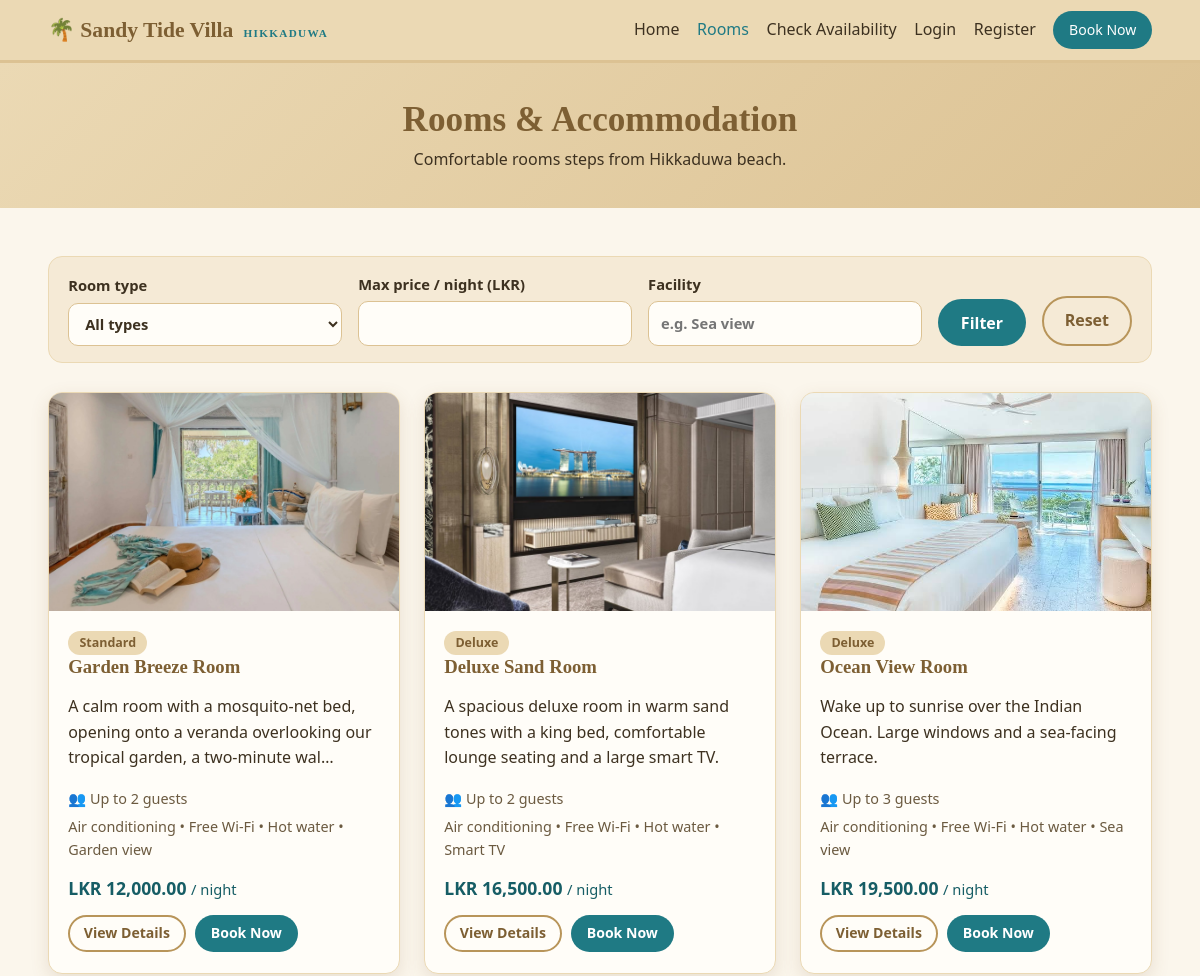
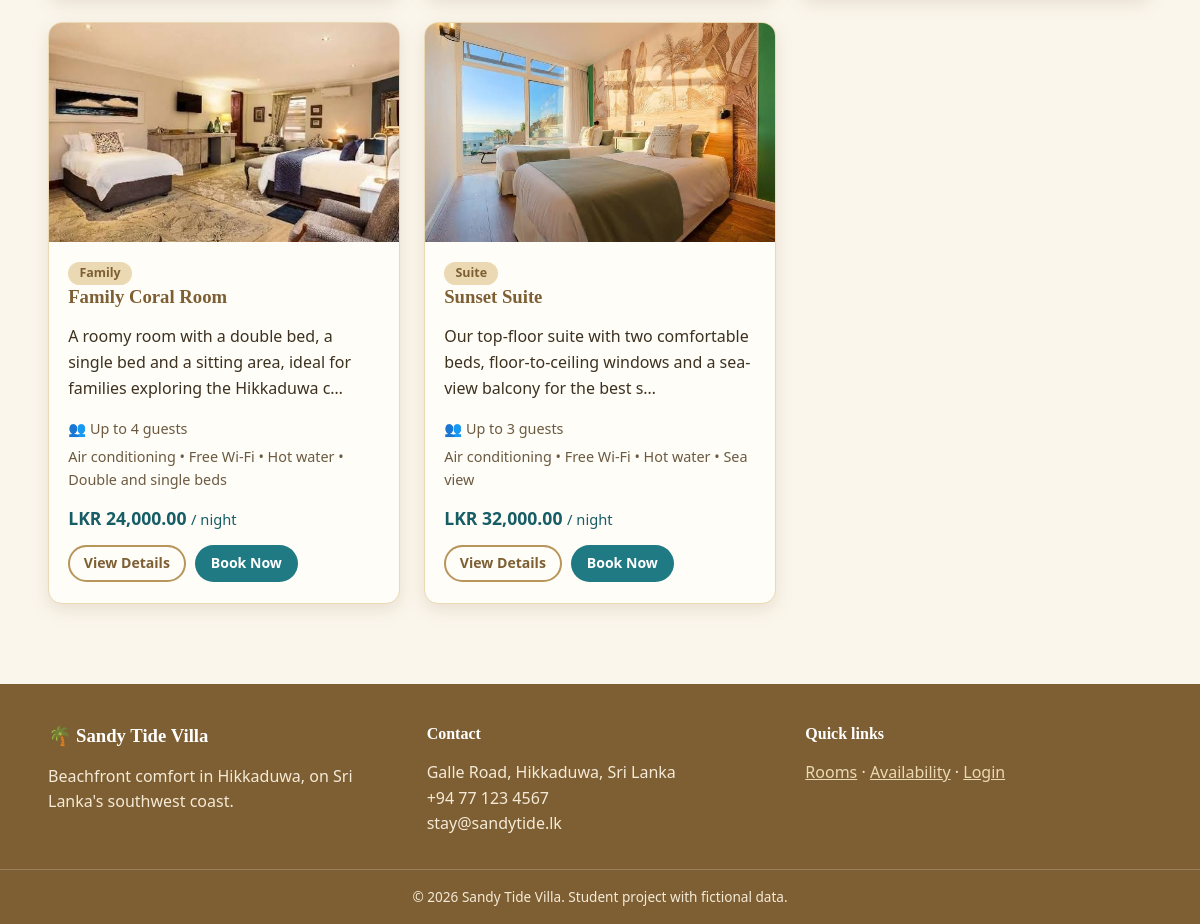
The page /rooms.php on the database its author committed (2 pictures, top to bottom).
### tables this page shows
CREATE TABLE rooms (
  room_id INT AUTO_INCREMENT PRIMARY KEY,
  room_name VARCHAR(100) NOT NULL,
  room_type VARCHAR(50) NOT NULL,
  description TEXT NOT NULL,
  facilities VARCHAR(255) NOT NULL,          
  price_per_night DECIMAL(10,2) NOT NULL CHECK (price_per_night > 0),
  max_guests TINYINT UNSIGNED NOT NULL CHECK (max_guests > 0),
  image VARCHAR(100) NOT NULL DEFAULT 'room-garden-breeze.jpg',
  room_status ENUM('active','inactive') NOT NULL DEFAULT 'active'
);

### includes/functions.php (called while the page is built, shortened)
<?php
require_once __DIR__ . '/../config/db.php';
function base_url(): string {
    static $base = null;
    if ($base === null) {
        $root = str_replace('\\', '/', realpath(__DIR__ . '/..'));
        $doc  = str_replace('\\', '/', realpath($_SERVER['DOCUMENT_ROOT']));
        $base = rtrim(str_ireplace($doc, '', $root), '/');
    }
    return $base;
}
function url(string $path = ''): string { return base_url() . '/' . ltrim($path, '/'); }
function e($v): string { return htmlspecialchars((string)$v, ENT_QUOTES, 'UTF-8'); }
function money($v): string { return CURRENCY . ' ' . number_format((float)$v, 2); }
function current_user(): ?array { return $_SESSION['user'] ?? null; }
function room_image(string $file): string {
    $dir = __DIR__ . '/../assets/images/';
    return url('assets/images/' . $file);
}

### config/db.php (called while the page is built, shortened)
<?php
function db(): PDO {
    static $pdo = null;
    if ($pdo === null) {
        try {
            $pdo = new PDO(
                'mysql:host=' . DB_HOST . ';dbname=' . DB_NAME . ';charset=utf8mb4',
                DB_USER, DB_PASS,
                [
                    PDO::ATTR_ERRMODE            => PDO::ERRMODE_EXCEPTION,
                    PDO::ATTR_DEFAULT_FETCH_MODE => PDO::FETCH_ASSOC,
                    PDO::ATTR_EMULATE_PREPARES   => false,
                ]
            );
        } catch (PDOException $e) {
            http_response_code(500);
            exit('Database connection failed. Check config/db.php and make sure MySQL is running and db_structure.sql is imported.');
        }
    }
    return $pdo;
}

### includes/room_card.php (the view)
<?php
$bookQuery = http_build_query(array_filter(['room_id' => $r['room_id'], 'check_in' => $in ?? null, 'check_out' => $out ?? null, 'guests' => $guests ?? null]));
?>
<article class="card room-card">
  <img src="<?= e(room_image($r['image'])) ?>" alt="<?= e($r['room_name']) ?>">
  <div class="card-body">
    <span class="tag"><?= e($r['room_type']) ?></span>
    <h3><?= e($r['room_name']) ?></h3>
    <p><?= e(mb_strimwidth($r['description'], 0, 110, '…')) ?></p>
    <p class="meta">👥 Up to <?= (int)$r['max_guests'] ?> guests</p>
    <p class="facilities"><?= e(implode(' • ', array_slice(explode(',', $r['facilities']), 0, 4))) ?></p>
    <div class="price-row">
      <div><strong><?= money($r['price_per_night']) ?></strong> <small>/ night</small>
      <?php if (isset($total)): ?><br><small>Total for stay: <strong><?= money($total) ?></strong></small><?php endif; ?></div>
    </div>
    <div class="actions">
      <a class="btn btn-outline btn-sm" href="<?= e(url('room.php?id=' . (int)$r['room_id'])) ?>">View Details</a>
      <a class="btn btn-primary btn-sm" href="<?= e(url('book.php?' . $bookQuery)) ?>">Book Now</a>
    </div>
  </div>
</article>

### includes/header.php (shortened to what this page needs)
<?php
require_once __DIR__ . '/functions.php';
$user = current_user();
$page = basename($_SERVER['SCRIPT_NAME']);
function nav_link(string $file, string $label, string $page): string {
    return '<a href="' . e(url($file)) . '"' . ($page === $file ? ' class="active"' : '') . '>' . e($label) . '</a>';
}
?><!DOCTYPE html>
<html lang="en">
<head>
<link rel="stylesheet" href="<?= e(url('assets/css/style.css')) ?>">
</head>
<body>
<header class="site-header">
  <div class="container nav-wrap">
    <a class="brand" href="<?= e(url('index.php')) ?>">🌴 <?= e(VILLA_NAME) ?> <small>Hikkaduwa</small></a>
    <nav id="mainNav" class="main-nav">
      <?= nav_link('index.php', 'Home', $page) ?>
      <?= nav_link('rooms.php', 'Rooms', $page) ?>
      <?= nav_link('search.php', 'Check Availability', $page) ?>
      <?php if ($user): ?>
        <?= nav_link('my_bookings.php', 'My Bookings', $page) ?>
        <?php if (is_admin()): ?><a href="<?= e(url('admin/index.php')) ?>">Admin</a><?php endif; ?>
        <a href="<?= e(url('logout.php')) ?>">Logout (<?= e(explode(' ', $user['name'])[0]) ?>)</a>
      <?php else: ?>
        <?= nav_link('login.php', 'Login', $page) ?>
        <?= nav_link('register.php', 'Register', $page) ?>
      <?php endif; ?>
      <a class="btn btn-primary btn-sm" href="<?= e(url('book.php')) ?>">Book Now</a>
    </nav>
  </div>
</header>
<main>

### rooms.php (shortened to what this page needs)
<?php
require __DIR__ . '/includes/header.php';
$fac  = trim($_GET['facility'] ?? '');
$sql = "SELECT * FROM rooms WHERE room_status='active'";
$params = [];
$sql .= ' ORDER BY price_per_night';
$st = db()->prepare($sql); $st->execute($params);
$rooms = $st->fetchAll();
?>
<section class="page-head"><div class="container"><h1>Rooms &amp; Accommodation</h1><p>Comfortable rooms steps from Hikkaduwa beach.</p></div></section>
<div class="container section">
  <form class="filter-bar" method="get">
    <label>Room type
      <select name="type"><option value="">All types</option>
      </select></label>
    <label>Max price / night (LKR)<input type="number" name="max_price" min="0" step="500" value="<?= e($_GET['max_price'] ?? '') ?>"></label>
    <label>Facility<input type="text" name="facility" placeholder="e.g. Sea view" value="<?= e($fac) ?>"></label>
    <button class="btn btn-primary" type="submit">Filter</button>
    <a class="btn btn-outline" href="<?= e(url('rooms.php')) ?>">Reset</a>
  </form>
  <div class="grid grid-3">
    <?php foreach ($rooms as $r): include __DIR__ . '/includes/room_card.php'; endforeach; ?>
  </div>
</div>
<?php require __DIR__ . '/includes/footer.php'; ?>

### includes/footer.php (shortened to what this page needs)
</main>
<footer class="site-footer">
  <div class="container footer-grid">
    <div><h3>🌴 <?= e(VILLA_NAME) ?></h3><p>Beachfront comfort in Hikkaduwa, on Sri Lanka's southwest coast.</p></div>
    <div><h4>Contact</h4><p>Galle Road, Hikkaduwa, Sri Lanka<br>+94 77 123 4567<br>stay@sandytide.lk</p></div>
    <div><h4>Quick links</h4><p><a href="<?= e(url('rooms.php')) ?>">Rooms</a> · <a href="<?= e(url('search.php')) ?>">Availability</a> · <a href="<?= e(url('login.php')) ?>">Login</a></p></div>
  </div>
  <div class="copyright">&copy; <?= date('Y') ?> <?= e(VILLA_NAME) ?>. Student project with fictional data.</div>
</footer>
</body>
</html>

### assets/css/style.css (style rules this page uses)
:root { --sand-50: #fbf6ec; --sand-100: #f5ead6; --sand-200: #ebd9b4; --sand-300: #dcc293; --sand-500: #b8955a; --sand-700: #7d5f33; --ink: #3d3120; --sea: #1f7a84; --sea-dark: #165d65; --coral: #c4573f; --ok: #4f7d4a; --radius: 14px; --shadow: 0 6px 18px rgba(125, 95, 51, .15); }
* { box-sizing: border-box; }
html { scroll-behavior: smooth; }
body { margin: 0; font-family: 'Segoe UI', system-ui, -apple-system, Roboto, sans-serif; background: var(--sand-50); color: var(--ink); line-height: 1.6; }
img { max-width: 100%; display: block; }
a { color: var(--sea); }
h1, h2, h3, h4 { font-family: Georgia, 'Times New Roman', serif; line-height: 1.25; margin: 0 0 .6rem; color: var(--sand-700); }
.container { width: min(1140px, 92%); margin-inline: auto; }
.section { padding: 3rem 0; }
.site-header { background: var(--sand-200); border-bottom: 3px solid var(--sand-300); position: sticky; top: 0; z-index: 50; }
.nav-wrap { display: flex; align-items: center; justify-content: space-between; padding: .7rem 0; }
.brand { font-family: Georgia, serif; font-size: 1.35rem; font-weight: bold; text-decoration: none; color: var(--sand-700); }
.brand small { font-size: .7rem; letter-spacing: .12em; text-transform: uppercase; color: var(--sea); margin-left: .3rem; }
.main-nav { display: flex; align-items: center; gap: 1.1rem; }
.main-nav a { text-decoration: none; color: var(--ink); font-weight: 500; }
.main-nav a:hover, .main-nav a.active { color: var(--sea); }
.main-nav a.btn { color: #fff; }
.btn { display: inline-block; padding: .65rem 1.3rem; border-radius: 999px; border: 2px solid transparent; font-weight: 600; font-size: 1rem; cursor: pointer; text-decoration: none; transition: .2s; font-family: inherit; }
.btn-sm { padding: .35rem .85rem; font-size: .88rem; }
.btn-primary { background: var(--sea); color: #fff; }
.btn-outline { background: transparent; color: var(--sand-700); border-color: var(--sand-500); }
.page-head { background: linear-gradient(135deg, var(--sand-200), var(--sand-300)); padding: 2.2rem 0; text-align: center; }
.page-head h1 { margin: 0; font-size: 2.2rem; }
.page-head p { margin: .3rem 0 0; }
.grid { display: grid; gap: 1.5rem; }
.grid-3 { grid-template-columns: repeat(3, 1fr); }
.card { background: #fffdf8; border: 1px solid var(--sand-200); border-radius: var(--radius); box-shadow: var(--shadow); overflow: hidden; }
.room-card img { width: 100%; aspect-ratio: 16/10; object-fit: cover; background: var(--sand-200); }
.card-body { padding: 1.1rem 1.2rem 1.3rem; }
.card-body h3 { margin-bottom: .3rem; }
.tag { display: inline-block; background: var(--sand-200); color: var(--sand-700); padding: .1rem .7rem; border-radius: 999px; font-size: .78rem; font-weight: 600; }
.meta, .facilities { font-size: .9rem; margin: .3rem 0; color: #6b5a40; }
.price-row { margin: .8rem 0; font-size: 1.1rem; color: var(--sea-dark); }
.actions { display: flex; gap: .6rem; flex-wrap: wrap; }
label { display: block; font-weight: 600; font-size: .92rem; margin-bottom: .9rem; }
input, select, textarea { display: block; width: 100%; margin-top: .3rem; padding: .6rem .75rem; border: 1.5px solid var(--sand-300); border-radius: 10px; background: #fffdf8; font: inherit; color: var(--ink); }
.filter-bar { display: flex; flex-wrap: wrap; gap: 1rem; align-items: end; background: var(--sand-100); border: 1px solid var(--sand-200); padding: 1rem 1.2rem; border-radius: var(--radius); margin-bottom: 1.8rem; }
.filter-bar label { margin: 0; flex: 1 1 160px; }
.site-footer { background: var(--sand-700); color: var(--sand-100); margin-top: 2rem; }
.site-footer h3, .site-footer h4 { color: #fff; }
.site-footer a { color: var(--sand-200); }
.footer-grid { display: grid; grid-template-columns: repeat(3, 1fr); gap: 2rem; padding: 2.5rem 0 1rem; }
.copyright { text-align: center; padding: 1rem; font-size: .85rem; border-top: 1px solid rgba(255,255,255,.2); }

### rows shown on the page
rooms: image (picture), room_type "Standard", room_name "Garden Breeze Room", description "A calm room with a mosquito-net bed, opening onto a veranda overlooking our tropical garden, a two-minute wal…", max_guests "2", facilities "Air conditioning • Free Wi-Fi • Hot water • Garden view", price_per_night "LKR 12,000.00"
rooms: image (picture), room_type "Deluxe", room_name "Deluxe Sand Room", description "A spacious deluxe room in warm sand tones with a king bed, comfortable lounge seating and a large smart TV.", max_guests "2", facilities "Air conditioning • Free Wi-Fi • Hot water • Smart TV", price_per_night "LKR 16,500.00"
rooms: image (picture), room_type "Deluxe", room_name "Ocean View Room", description "Wake up to sunrise over the Indian Ocean. Large windows and a sea-facing terrace.", max_guests "3", facilities "Air conditioning • Free Wi-Fi • Hot water • Sea view", price_per_night "LKR 19,500.00"
rooms: image (picture), room_type "Family", room_name "Family Coral Room", description "A roomy room with a double bed, a single bed and a sitting area, ideal for families exploring the Hikkaduwa c…", max_guests "4", facilities "Air conditioning • Free Wi-Fi • Hot water • Double and single beds", price_per_night "LKR 24,000.00"
rooms: image (picture), room_type "Suite", room_name "Sunset Suite", description "Our top-floor suite with two comfortable beds, floor-to-ceiling windows and a sea-view balcony for the best s…", max_guests "3", facilities "Air conditioning • Free Wi-Fi • Hot water • Sea view", price_per_night "LKR 32,000.00"

### other values the page prints
VILLA_NAME "Sandy Tide Villa"
$label "Home Rooms Check Availability Login Register"
